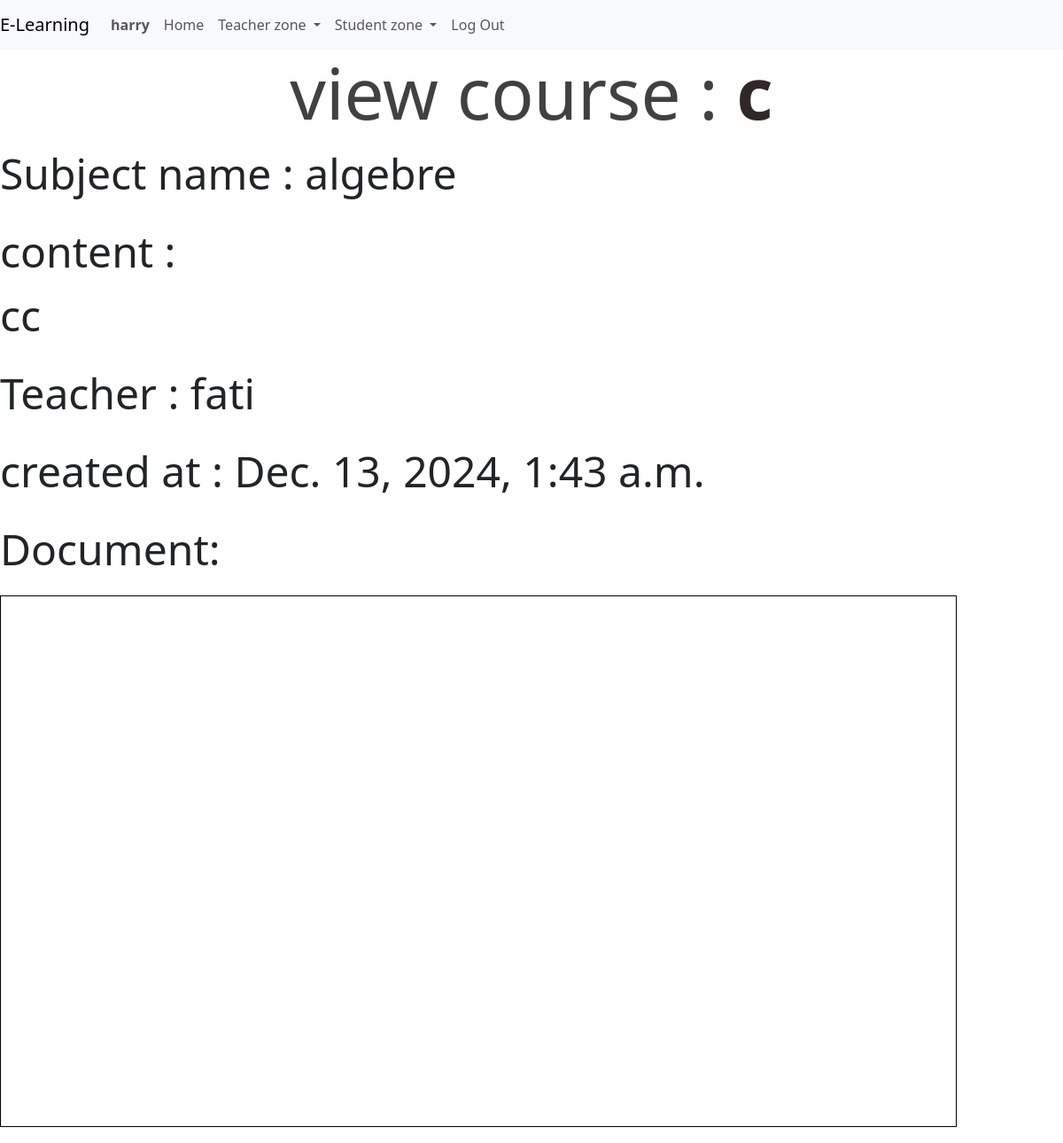
/course/c (signed in), run on the app's committed database.
### e_learning/models.py (models this page shows, shortened)
class User(AbstractUser):
    pass

class Course(models.Model):
    course_name = models.CharField(max_length=100, unique=True)
    created_at = models.DateTimeField(auto_now_add=True)
    course_content=models.TextField(blank=True)
    course_documents=models.FileField(upload_to='documents/',null=True,blank=True)
    course_image=models.ImageField(upload_to='img/',null=True,blank=True)
    is_open=models.BooleanField(default=False)

class Subject(models.Model):
    subject_name = models.CharField(max_length=100 ,unique=True)
    subject_description =models.TextField(blank=True)
    created_at = models.DateTimeField(auto_now_add=True)
    teacher = models.ForeignKey(Teacher, on_delete=models.CASCADE, related_name="subject_teacher")
    course= models.ManyToManyField(Course ,related_name="course_subject")
    enrolled_by = models.ManyToManyField(Student, through='enroll' , through_fields=('subject', 'student'),related_name='enrolled_sub')

class Teacher(models.Model):
    teacher_user = models.OneToOneField(User, on_delete = models.CASCADE)
    created_at = models.DateTimeField(auto_now_add=True)
    students = models.ManyToManyField(Student,related_name="is_student")

### e_learning/views.py (the view, shortened to what this page needs)
# urls.py: path("course/<str:name>",views.course,name="course"),
@csrf_exempt
@login_required
def course(request,name):
    course = Course.objects.get(course_name=name)
    subject = Subject.objects.get(course=course)
    if request.method=="GET":
         return render(request, "e_learning/course.html",{"course":course,
                                                     "subject":subject})

### e_learning/templates/e_learning/course.html (shortened to what this page needs)
{% extends "e_learning/layout.html" %}
{% load static %}
{% block body %}
 <h1 style="color: rgb(65, 65, 65); text-align: center; font-size: 5em;">view course : <b style="color: rgb(48, 39, 39);">{{course.course_name}} </b></h1>
<div style="font-size: 3em;">
    <p>Subject name : {{subject.subject_name}}    </p>
    <p>content : <br>{{course.course_content}}    </p>
    <p> Teacher : {{subject.teacher.teacher_user}}    </p>
    <p> created at : {{course.created_at}}    </p>
    {% if course.course_documents %}
    <p>Document:</p>
    <iframe src="{{ course.course_documents.url }}" style="width: 90%; height: 600px; border: solid 1px black;" allowfullscreen></iframe>
{% else %}
    <p>No document available.</p>
    {% endif %}
</div>
{% endblock %}

### e_learning/templates/e_learning/layout.html (shortened to what this page needs)
{% load static %}
<!DOCTYPE html>
<html lang="en">
    <head>
        <link href="https://cdn.jsdelivr.net/npm/bootstrap@5.3.3/dist/css/bootstrap.min.css" rel="stylesheet">
        <link rel="stylesheet" href="{% static 'e_learning/styles.css' %}" >
    </head>
    <body>
        <nav class="navbar navbar-expand-lg navbar-light bg-light">
            <a class="navbar-brand" href="#">E-Learning</a>
            <div>
              <ul class="navbar-nav mr-auto">
                {% if user.is_authenticated %}
                    <li class="nav-item">
                        <a class="nav-link" href=""><strong>{{ user.username }}</strong></a>
                    </li>
                {% endif %}
                <li class="nav-item">
                  <a class="nav-link" href="{% url 'index' %}">Home</a>
                </li>
                {% if user.is_authenticated %}
                   <li class="nav-item dropdown">
                    <a class="nav-link dropdown-toggle"  role="button" data-bs-toggle="dropdown" aria-expanded="false">
                      Teacher zone
                    </a>
                  </li>
                  <li class="nav-item dropdown">
                    <a class="nav-link dropdown-toggle"  role="button" data-bs-toggle="dropdown" aria-expanded="false">
                      Student zone
                    </a>
                  </li>
                        <li class="nav-item"><a class="nav-link" href="{% url 'logout' %}">Log Out</a>
                    </li>
                {% endif %}
              </ul>
            </div>
          </nav>
        <div class="body">
            {% block body %}
            {% endblock %}
        </div>
    </body>
    </html>

### data on the page
User: username "harry"
Course: course_name "c", course_content "cc", created_at "Dec. 13, 2024, 1:43 a.m."
Subject: subject_name "algebre", teacher.teacher_user "fati"
